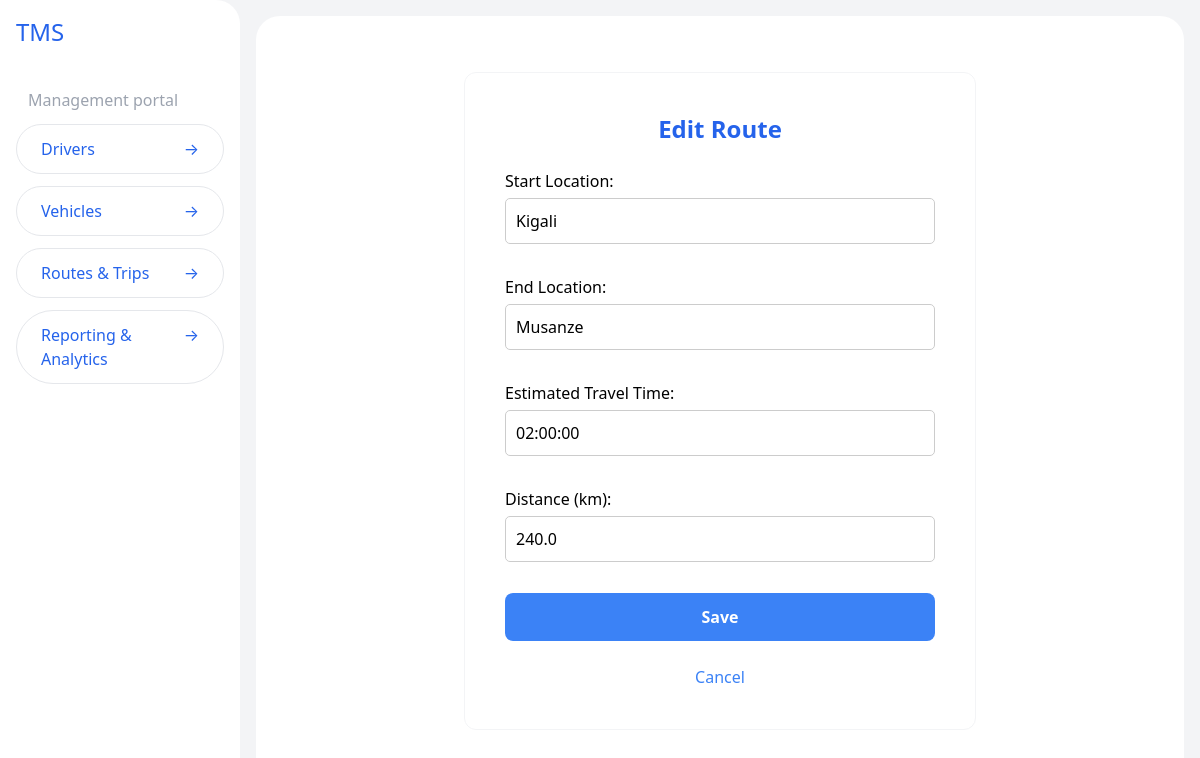
The app's page /routes/edit/1/ with its own data.
### routes/models.py (models this page shows, shortened)
class Route(models.Model):
  start_location = models.CharField(max_length=100)
  end_location = models.CharField(max_length=100)
  estimated_travel_time = models.DurationField()
  distance = models.FloatField()

### routes/views.py (the view)
# urls.py: path('edit/<int:route_id>/', edit_route, name='edit-route'),
def edit_route(request, route_id):
  route = get_object_or_404(Route, id=route_id)
  if request.method == 'POST':
    form = RouteForm(request.POST, instance=route)
    if form.is_valid():
      form.save()
      return redirect('route-details', route_id=route.id)
  else:
    form = RouteForm(instance=route)
  return render(request, 'edit-route.html', {'form': form, 'route': route})

### routes/forms.py
class RouteForm(forms.ModelForm):
  class Meta:
    model = Route
    fields = '__all__'
    widgets = {
      'estimated_travel_time': forms.TimeInput(format='%H:%M:%S'),
    }
    labels = {
      'route_name': 'Route Name',
      'start_location': 'Start Location',
      'end_location': 'End Location',
      'estimated_travel_time': 'Estimated Travel Time',
      'distance': 'Distance (km)',
      'vehicles': 'Assign Vehicles',
    }

### routes/templates/edit-route.html (shortened to what this page needs)
{% extends "layout.html" %}
{% block content %}
<div class="max-w-lg mx-auto bg-white p-10 rounded-xl border border-gray-100 mt-10">
  <h1 class="text-2xl font-semibold text-blue-600 mb-6 text-center">Edit Route</h1>
  <form method="post" class="space-y-4 form-container">
    {{ form.as_p }}
    <button type="submit" class="w-full py-3 bg-blue-500 text-white font-bold rounded-lg hover:bg-blue-400 transition-all duration-300">Save</button>
  </form>
  <a href="{% url 'routes-list' %}" class="block text-blue-500 text-center mt-6 hover:underline">Cancel</a>
</div>
{% endblock %}

### base/static/css/styles.css (style rules this page uses)
a { color: #007BFF; text-decoration: none; }
.form-container input, .form-container select, .form-container textarea { margin-top: 5px; width: 100%; padding: 10px; border: 1px solid #ccc; border-radius: 5px; margin-bottom: 15px; font-size: 16px; transition: border-color 0.3s ease; }

### records on screen
Route: start_location "Kigali", end_location "Musanze", estimated_travel_time "02:00:00", distance "240.0"
